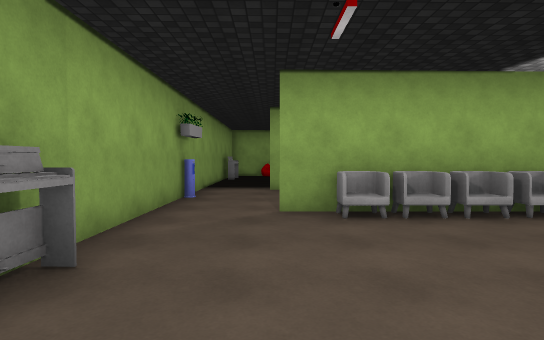
View 1 (above)

15 first-person views from a walk through a 3-D level made in the Unity game engine. The camera is 1.5 m above the floor, tilts 2° down and sees 80° across. The floor is counted in squares, 1.57 m on a side. Each view is taken from the middle of a square. On the plan, view 1 faces up. The plan holds only what a view shows up to about 12 squares ahead; the rest is blank. The place goes on beyond the plan. The player character is not drawn. Some surface patterns are stand-ins.

View 2
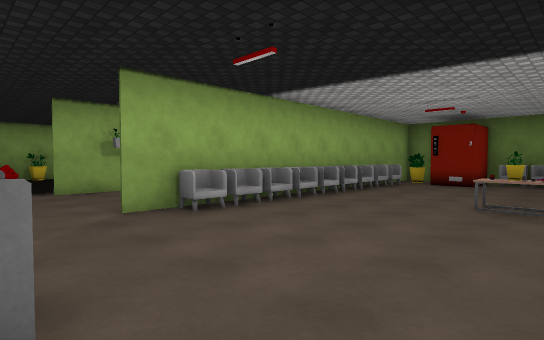

View 3
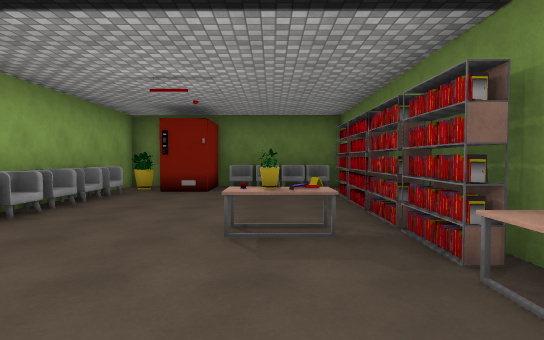

View 4
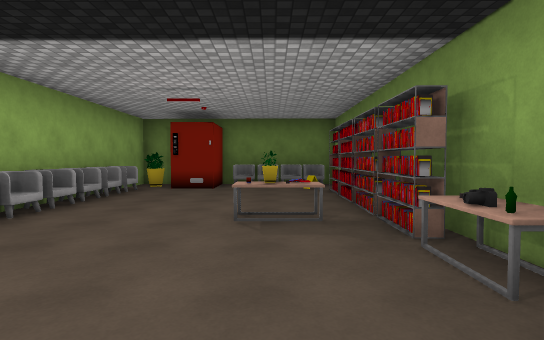

View 5
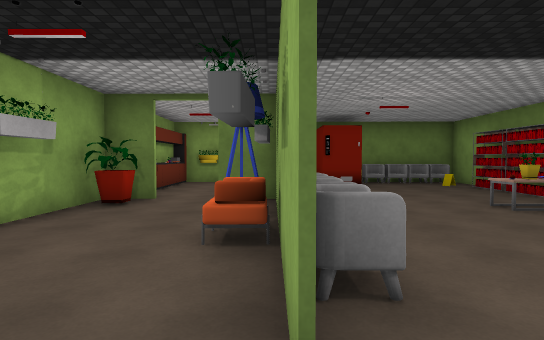

View 6
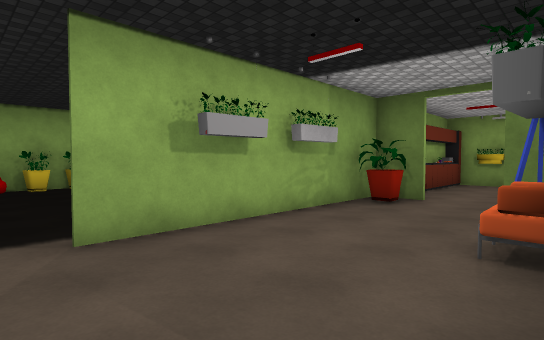

View 7
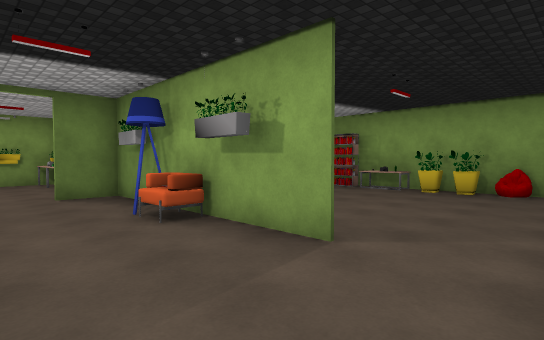

View 8
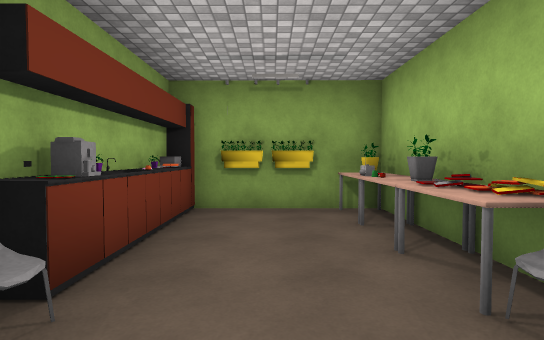

View 9
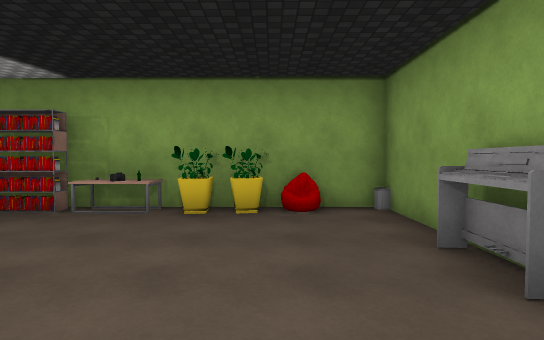

View 10
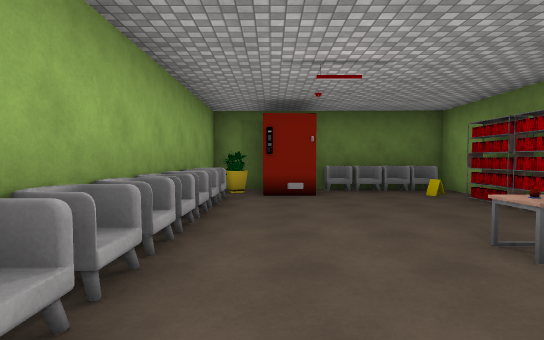

View 11
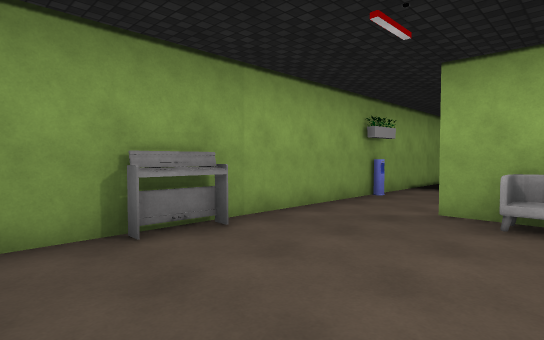

View 12
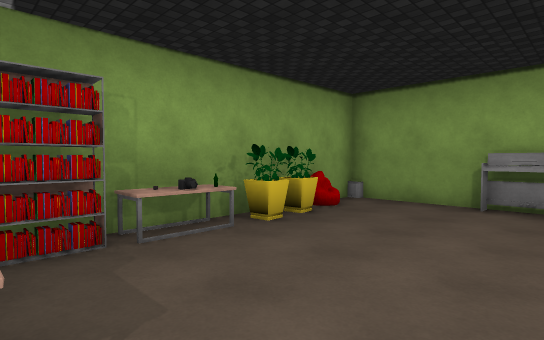

View 13
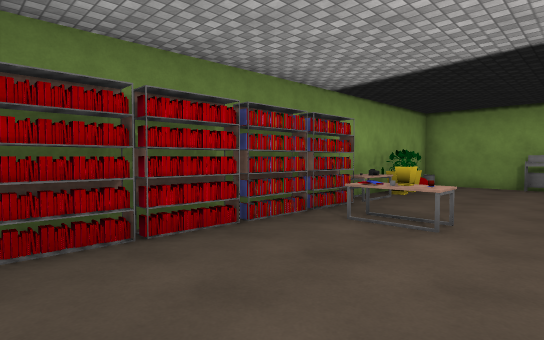

View 14
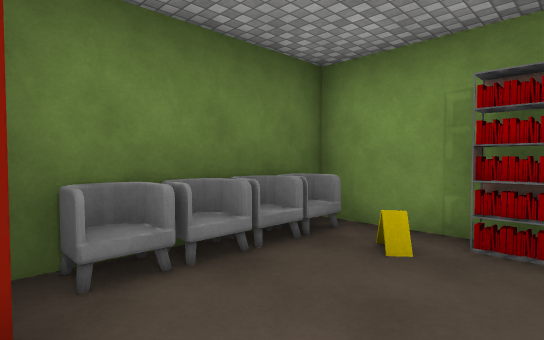

View 15
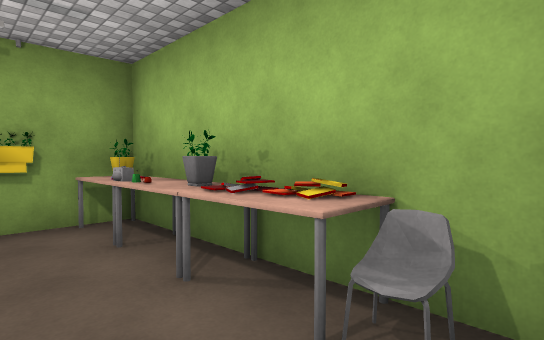

### Floor plan
Points are (right, up) in squares from view 1. A wall is a line through its corners. A room is listed if a view was taken in it or the views show most of it. See-through windows are left out.
Room 1 (views 1, 2, 3, 4, 5, 6, 7, 8, 9, 10, 11, 12, 13, 14, 15)
walls: (6.7, 5.9) (6.7, 7.4); (7.5, 5.8) (6.4, 5.8); (6.7, 8.8) (6.7, 9.5); (10.3, 3.4) (10.3, 4.2) (11, 4.2); (3.4, -1.4) (4.6, -1.4); (1.5, 10) (-0.1, 10); (9.4, -1.4) (12.2, -1.4) (12.2, -0.4); (12.2, 4.2) (12.2, 8.5); (12.2, 1.4) (12.2, 2.9) (11.4, 2.9); (-2.2, 7.5) (-2.2, -0.5); (-2.2, 12) (-2.2, 8.4)
objects: bin (-2, -1); other object (-2, 2); other object (-2, 8); other object (-1, -1); plant (0, -1); plant (1, 0); chair (1, 6); other object (2, -1); chair (2, 6); table (3, -1); other object (3, 0); chair (3, 5); sofa (3, 6); other object (4, 1); lamp (4, 6); chair (4, 7); books (5, -1); shelf (5, 0); table (5, 1); plant (5, 2); chair (5, 6); shelf (6, -1); other object (6, 1); chair (6, 6); plant (6, 9); shelf (7, -1); books (8, -1); chair (8, 6); chair (8, 9); other object (8, 10); books (9, -1); chair (9, 5); other object (9, 6); other object (9, 10); shelf (10, -1); chair (10, 6); other object (11, 3); other object (11, 5); other object (11, 10); chair (12, -1); chair (12, 0); chair (12, 1); chair (12, 2); plant (12, 6); plant (12, 9); other object (12, 10)

Where each view was taken, in squares from view 1:
view 1: 0 up, 0 right, facing up
view 2: 0 up, 2 left, facing up-right
view 3: 1 up, 1 right, facing right
view 4: 1 up, 0 right, facing right
view 5: 6 up, 1 left, facing right
view 6: 6 up, 1 left, facing up-right
view 7: 9 up, 2 left, facing down-right
view 8: 8 up, 6 right, facing right
view 9: 5 up, 0 right, facing down
view 10: 4 up, 2 right, facing right
view 11: 0 up, 2 right, facing up-left
view 12: 3 up, 5 right, facing down-left
view 13: 3 up, 10 right, facing down-left
view 14: 3 up, 9 right, facing down-right
view 15: 8 up, 7 right, facing down-right
